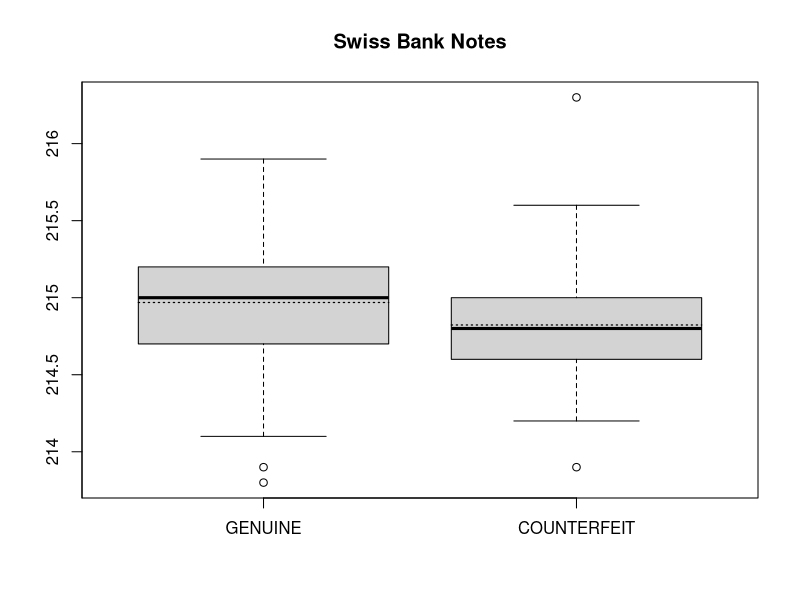

Recreate this plot in R.

# clear variables and close windows
rm(list = ls(all = TRUE))
graphics.off()

# load data
x  = read.table("bank2.dat")
m1 = mean(x[1:100, 1])
m2 = mean(x[101:200, 1])

# plot
boxplot(x[1:100, 1], x[101:200, 1], axes = FALSE, frame = TRUE)
axis(side = 1, at = seq(1, 2), label = c("GENUINE", "COUNTERFEIT"))
axis(side = 2, at = seq(200, 250, 0.5), label = seq(200, 250, 0.5))
title("Swiss Bank Notes")
lines(c(0.6, 1.4), c(m1, m1), lty = "dotted", lwd = 1.2)
lines(c(1.6, 2.4), c(m2, m2), lty = "dotted", lwd = 1.2)